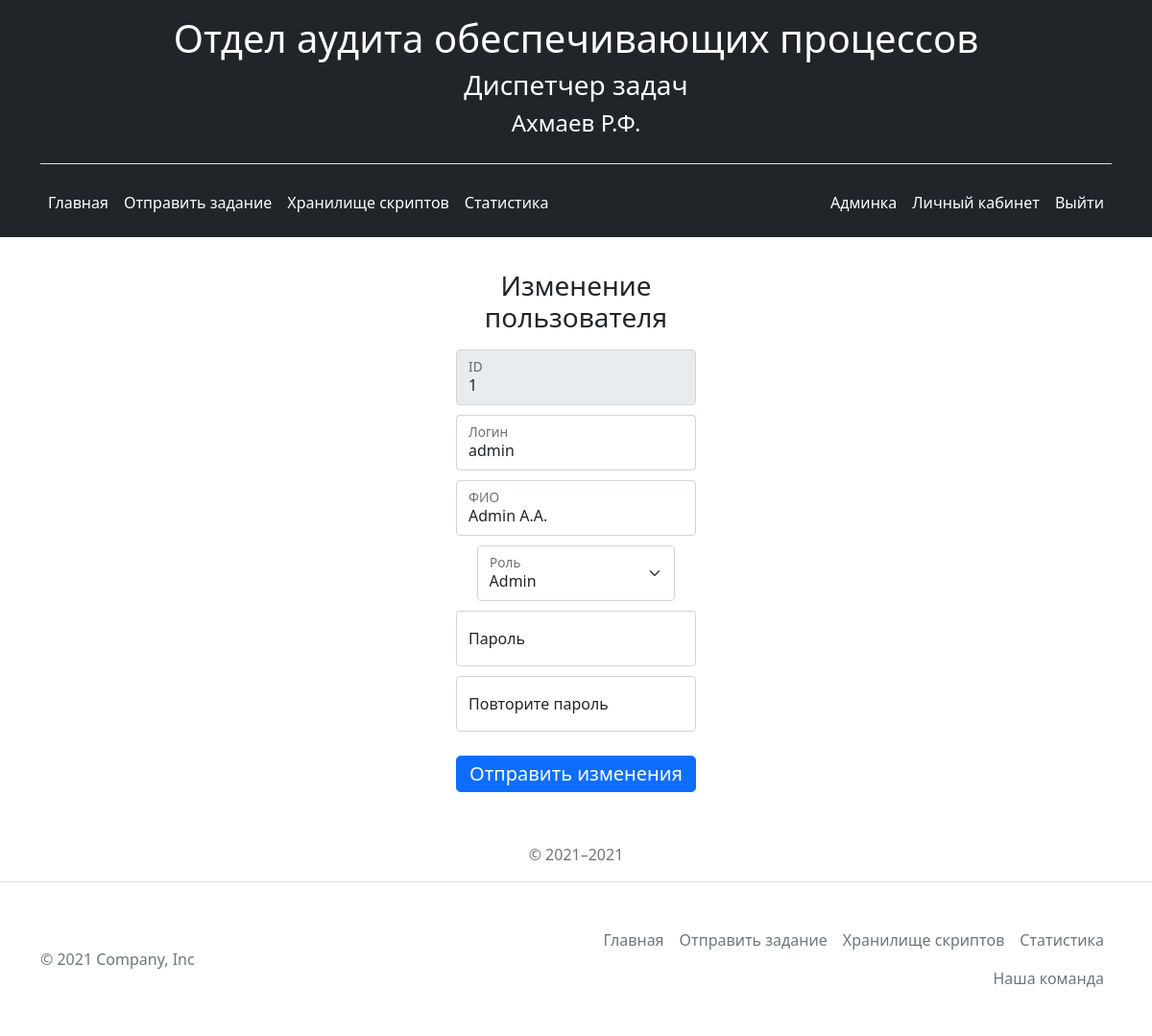
Screenshot of /admin_panel/1 (signed in) with the database file from the repository.
### app.py (models this page shows, shortened)
class User(db.Model, UserMixin):
    __tablename__ = 'user'
    id = db.Column(db.Integer, primary_key=True)
    login = db.Column(db.String(20), unique=True, nullable=False)
    fio = db.Column(db.String(20), nullable=False)
    password = db.Column(db.String(1255), nullable=False)
    role_id = db.Column(db.Integer, db.ForeignKey('role.id'), nullable=False, default='1')
    role = db.relationship('Role', foreign_keys=[role_id])

### app.py (the view)
@app.route('/admin_panel/<int:id>')
@login_required
def user_detail(id):
    user = User.query.get(id)
    roles = Role.query.order_by(Role.id).all()
    return render_template("user_update.html", user=user, roles=roles)

### app.py (called while the page is built)
@login_manager.user_loader
def load_user(user_id):
    return User.query.get(user_id)

### templates/user_update.html (shortened to what this page needs)
{% extends 'base.html' %}
{% block body %}
<div class="container text-center">
  <form class="authorization-form" action="/admin_panel/{{ user.id }}/user_update" method="post">
    <h1 class="h3 mb-3 fw-normal">Изменение пользователя</h1>
      <div class="form-floating">
      <input type="text" class="form-control" id="id" name="id" placeholder="ID" disabled value="{{ user.id }}">
      <label for="login">ID</label>
    </div>
    <div class="form-floating">
      <input type="text" class="form-control" id="login" name="login" placeholder="Логин" value="{{ user.login }}">
      <label for="login">Логин</label>
    </div>
      <div class="form-floating">
      <input type="text" class="form-control" id="fio" name="fio" placeholder="ФИО" value="{{ user.fio }}">
      <label for="fio">ФИО</label>
    </div>
    <div class="form-floating">
        <select class="select-role form-select" aria-label="Default select example" id="role" name="role" >
            {% for el in roles %}
            <option value="{{ el.id }}"{% if el.id ==  user.role.id %}selected{% elif user.id == 1 %}disabled{% endif %} >{{ el.name }} </option>
            {% endfor %}
        </select>
      <label for="role">Роль</label>
    </div>
    <div class="form-floating">
      <input type="password" class="form-control" id="password"  name="password" placeholder="Пароль">
      <label for="password">Пароль</label>
    </div>
      <div class="form-floating">
      <input type="password" class="form-control" id="password2"  name="password2" placeholder="Повторите пароль">
      <label for="password2">Повторите пароль</label>
    </div>
    <button class="w-100 btn btn-lg btn-primary button-auth" type="submit">Отправить изменения</button>
    <p class="mt-5 mb-3 text-muted">© 2021–2021</p>
  </form>
</div>
{% endblock %}

### templates/base.html (shortened to what this page needs)
<!doctype html>
<html lang="en">
<head>
    <link rel="stylesheet" href="{{ url_for('static', filename='css/bootstrap.min.css') }}">
    <link rel="stylesheet" href="{{ url_for('static', filename='css/main.css') }}">
	<link rel="stylesheet" type="text/css" href="{{ url_for('static', filename='DataTables/datatables.min.css') }}"/>
</head>
<body>
    <header class="p-3 bg-dark text-white">
        <div class="container">
            <div class="header-logo border-bottom">
                <h1>Отдел аудита обеспечивающих процессов</h1>
                <h3>Диспетчер задач</h3>
                <h4>{{ current_user.fio }}</h4>
            </div>
          <div class="d-flex flex-wrap align-items-center justify-content-center justify-content-lg-start">
            <ul class="nav col-12 col-lg-auto me-lg-auto mb-2 justify-content-center mb-md-0">
              <li><a href="/" class="nav-link px-2 text-white">Главная</font></a></li>
              <li><a href="/taskadd" class="nav-link px-2 text-white"><font style="vertical-align: inherit;">Отправить задание</font></a></li>
              <li><a href="/storagescripts" class="nav-link px-2 text-white"><font style="vertical-align: inherit;">Хранилище скриптов</font></a></li>
              <li><a href="/statistics" class="nav-link px-2 text-white"><font style="vertical-align: inherit;">Статистика</font></a></li>
            </ul>
            <div class="d-flex text-end">
                {% if current_user.login %}
                    <a href="/admin_panel" class="nav-link px-2 text-white"><font style="vertical-align: inherit;">Админка</font></a>
                    <a href="/user/{{ current_user.login }}/{{ current_user.id}}" class="nav-link px-2 text-white"><font style="vertical-align: inherit;">Личный кабинет</font></a>
                    <a href="/logout" class="nav-link px-2 text-white"><font style="vertical-align: inherit;">Выйти</font></a>
                {% else %}
                    <a href="/login" class="nav-link px-2 text-white"><font style="vertical-align: inherit;">Авторизоваться</font></a>
                {% endif %}
            </div>
          </div>
        </div>
    </header>
    {% block body %}{% endblock %}
    <footer class="border-top">
        <div class="container d-flex flex-wrap justify-content-between align-items-center py-3 my-4 ">
        <p class="col-md-4 mb-0 text-muted">© 2021 Company, Inc</p>
        <ul class="nav col-md-6 justify-content-end">
            <li class="nav-item"><a href="/" class="nav-link px-2 text-muted">Главная</a></li>
            <li class="nav-item"><a href="/taskadd" class="nav-link px-2 text-muted">Отправить задание</a></li>
            <li class="nav-item"><a href="/storagescripts" class="nav-link px-2 text-muted">Хранилище скриптов</a></li>
            <li class="nav-item"><a href="/statistics" class="nav-link px-2 text-muted">Статистика</a></li>
            <li class="nav-item"><a href="/about" class="nav-link px-2 text-muted">Наша команда</a></li>
        </ul>
              </div>
  </footer>
</body>
</html>

### static/css/main.css (style rules this page uses)
body { overflow-y: scroll; }
.authorization-form { display: flex; align-items: center; flex-direction: column; margin-top: 10%; margin-left: auto; margin-right: auto; width: 250px; }
.button-auth { margin-top: 15px; }
.form-floating { margin-bottom: 10px; }
.header-logo { display: flex; align-items: center; flex-direction: column; padding-bottom: 20px; margin-bottom: 20px; }
input[type="text"] { width: 100%; box-sizing: border-box; -webkit-box-sizing:border-box; -moz-box-sizing: border-box; }
.btn { margin-bottom: 5px; padding: 3px 5px 3px 5px; }
.authorization-form { margin-top:3%; }
.select-role { width: 206.8px; }

### rows the page displays
User: fio "Ахмаев Р.Ф."
User: id "1", login "admin", fio "Admin A.A."

### other values shown
form field role "Admin"
